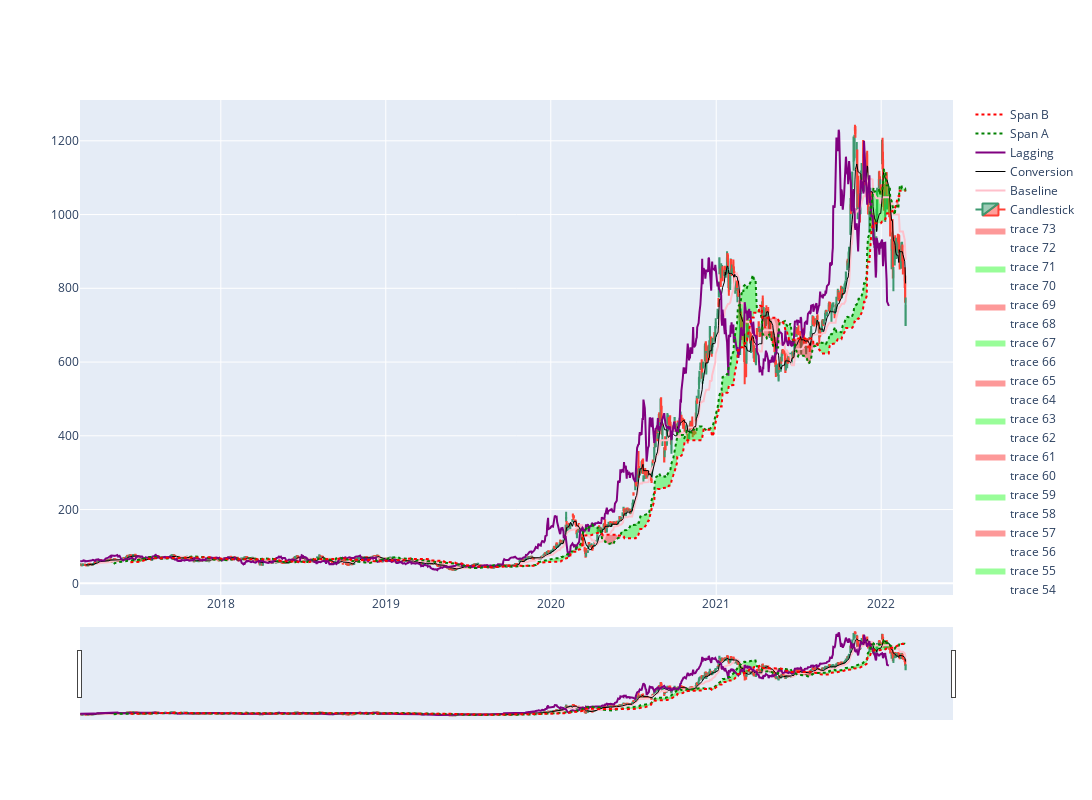

The code cell stored with this chart in its notebook:
### Markdown cell above
## What the Lines Mean
- Lagging Span : When above the price it is bullish and when below bearish. It is used with other indicators because it is mainly a filter.
- Baseline : When below price this is considered support. When above price this is considered resistance. We are in an uptrend when the slope increases and vice versa. The slope of the curve tells us the strength of the trend.
- Conversion : We focus on its position versus the Baseline. When the Conversion crosses above the Baseline we are in an upward trend and vice versa. This is considered a strong indicator when above the Cloud and weak when below.
- Cloud : The thicker the Cloud, the stronger the trend and vice versa. When the Spans cross many times we are in a range. When they cross this is a sign of a reversal of trend.

1. Lagging span is bullish AMD till October 27th which is our last reading. Trending down though.
2. The baseline is showing a strong support and has a great upward slope
3. The Conversion is above the Baseline and the cloud which are great bullish trends
4. On November 25th the Cloud crossed into the red signaling a reversal in trend (Bearish) but then turned bullish again November 26th

### Code cell
import functions as fn 

fn.take_ticker_and_make_ichimoku_plot("TSLA")
